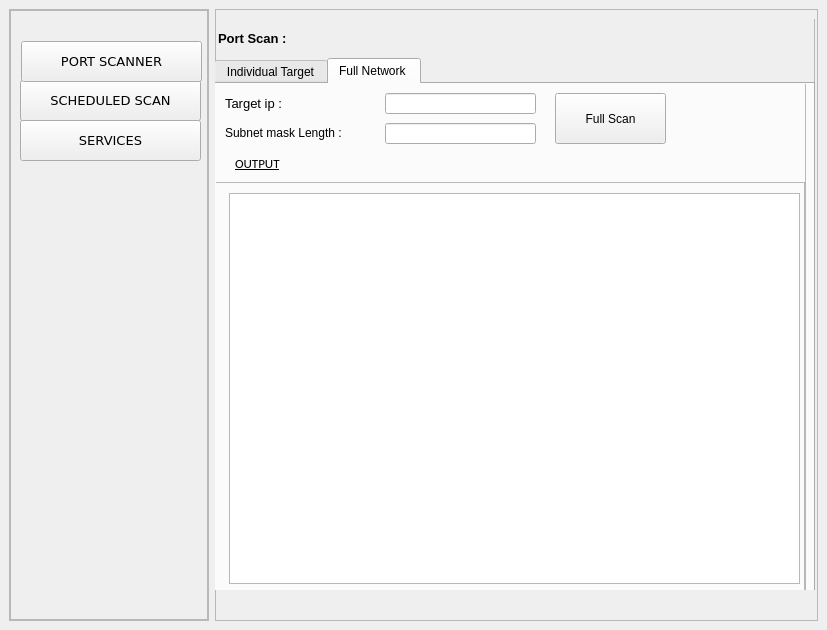
<?xml version="1.0" encoding="UTF-8"?>
<ui version="4.0">
 <class>MainWindow</class>
 <widget class="QMainWindow" name="MainWindow">
  <property name="geometry">
   <rect>
    <x>0</x>
    <y>0</y>
    <width>827</width>
    <height>630</height>
   </rect>
  </property>
  <property name="windowTitle">
   <string>MainWindow</string>
  </property>
  <widget class="QWidget" name="centralwidget">
   <layout class="QHBoxLayout" name="horizontalLayout">
    <item>
     <widget class="QFrame" name="SideMenu">
      <property name="maximumSize">
       <size>
        <width>200</width>
        <height>16777215</height>
       </size>
      </property>
      <property name="frameShape">
       <enum>QFrame::StyledPanel</enum>
      </property>
      <property name="frameShadow">
       <enum>QFrame::Raised</enum>
      </property>
      <layout class="QHBoxLayout" name="horizontalLayout_2">
       <property name="spacing">
        <number>0</number>
       </property>
       <property name="leftMargin">
        <number>0</number>
       </property>
       <property name="topMargin">
        <number>0</number>
       </property>
       <property name="rightMargin">
        <number>0</number>
       </property>
       <property name="bottomMargin">
        <number>0</number>
       </property>
       <item>
        <widget class="QFrame" name="SideMenuCon">
         <property name="frameShape">
          <enum>QFrame::StyledPanel</enum>
         </property>
         <property name="frameShadow">
          <enum>QFrame::Raised</enum>
         </property>
         <widget class="QPushButton" name="scheduledscan">
          <property name="geometry">
           <rect>
            <x>10</x>
            <y>70</y>
            <width>181</width>
            <height>41</height>
           </rect>
          </property>
          <property name="font">
           <font>
            <family>Verdana</family>
            <pointsize>10</pointsize>
            <weight>50</weight>
            <bold>false</bold>
           </font>
          </property>
          <property name="text">
           <string>SCHEDULED SCAN</string>
          </property>
         </widget>
         <widget class="QPushButton" name="services">
          <property name="geometry">
           <rect>
            <x>10</x>
            <y>110</y>
            <width>181</width>
            <height>41</height>
           </rect>
          </property>
          <property name="font">
           <font>
            <family>Verdana</family>
            <pointsize>10</pointsize>
           </font>
          </property>
          <property name="text">
           <string>SERVICES</string>
          </property>
         </widget>
         <widget class="QPushButton" name="portscanner">
          <property name="geometry">
           <rect>
            <x>11</x>
            <y>31</y>
            <width>181</width>
            <height>41</height>
           </rect>
          </property>
          <property name="font">
           <font>
            <family>Verdana</family>
            <pointsize>10</pointsize>
            <weight>50</weight>
            <bold>false</bold>
           </font>
          </property>
          <property name="text">
           <string>PORT SCANNER</string>
          </property>
          <property name="checkable">
           <bool>false</bool>
          </property>
          <property name="autoDefault">
           <bool>false</bool>
          </property>
          <property name="default">
           <bool>false</bool>
          </property>
         </widget>
        </widget>
       </item>
      </layout>
     </widget>
    </item>
    <item>
     <widget class="QFrame" name="frame_2">
      <property name="frameShape">
       <enum>QFrame::StyledPanel</enum>
      </property>
      <property name="frameShadow">
       <enum>QFrame::Raised</enum>
      </property>
      <widget class="QStackedWidget" name="stackedWidget">
       <property name="geometry">
        <rect>
         <x>0</x>
         <y>10</y>
         <width>601</width>
         <height>571</height>
        </rect>
       </property>
       <property name="currentIndex">
        <number>0</number>
       </property>
       <widget class="QWidget" name="PortScanner">
        <widget class="QFrame" name="frame_4">
         <property name="geometry">
          <rect>
           <x>-1</x>
           <y>-11</y>
           <width>601</width>
           <height>611</height>
          </rect>
         </property>
         <property name="frameShape">
          <enum>QFrame::StyledPanel</enum>
         </property>
         <property name="frameShadow">
          <enum>QFrame::Raised</enum>
         </property>
         <widget class="QTabWidget" name="tab1_3">
          <property name="geometry">
           <rect>
            <x>0</x>
            <y>50</y>
            <width>601</width>
            <height>561</height>
           </rect>
          </property>
          <property name="currentIndex">
           <number>1</number>
          </property>
          <widget class="QWidget" name="individualScanTab">
           <property name="toolTip">
            <string>&lt;html&gt;&lt;head/&gt;&lt;body&gt;&lt;p&gt;axca&lt;/p&gt;&lt;p&gt;&lt;br/&gt;&lt;/p&gt;&lt;/body&gt;&lt;/html&gt;</string>
           </property>
           <attribute name="title">
            <string>Individual Target</string>
           </attribute>
           <widget class="QFrame" name="frame_5">
            <property name="geometry">
             <rect>
              <x>0</x>
              <y>0</y>
              <width>591</width>
              <height>521</height>
             </rect>
            </property>
            <property name="frameShape">
             <enum>QFrame::StyledPanel</enum>
            </property>
            <property name="frameShadow">
             <enum>QFrame::Raised</enum>
            </property>
            <widget class="QLineEdit" name="ind_targetinput">
             <property name="geometry">
              <rect>
               <x>120</x>
               <y>0</y>
               <width>231</width>
               <height>20</height>
              </rect>
             </property>
            </widget>
            <widget class="QLabel" name="Targetlabel">
             <property name="geometry">
              <rect>
               <x>10</x>
               <y>0</y>
               <width>71</width>
               <height>21</height>
              </rect>
             </property>
             <property name="text">
              <string>&lt;html&gt;&lt;head/&gt;&lt;body&gt;&lt;p&gt;&lt;span style=&quot; font-size:9pt;&quot;&gt;Target :&lt;/span&gt;&lt;/p&gt;&lt;/body&gt;&lt;/html&gt;</string>
             </property>
            </widget>
            <widget class="QLineEdit" name="ind_portinput">
             <property name="geometry">
              <rect>
               <x>120</x>
               <y>30</y>
               <width>151</width>
               <height>20</height>
              </rect>
             </property>
            </widget>
            <widget class="QLabel" name="portlabel">
             <property name="geometry">
              <rect>
               <x>10</x>
               <y>30</y>
               <width>81</width>
               <height>21</height>
              </rect>
             </property>
             <property name="text">
              <string>&lt;html&gt;&lt;head/&gt;&lt;body&gt;&lt;p&gt;&lt;span style=&quot; font-size:9pt;&quot;&gt;Port Range :&lt;/span&gt;&lt;/p&gt;&lt;/body&gt;&lt;/html&gt;</string>
             </property>
            </widget>
            <widget class="QPushButton" name="ind_ScanButton">
             <property name="geometry">
              <rect>
               <x>320</x>
               <y>70</y>
               <width>131</width>
               <height>31</height>
              </rect>
             </property>
             <property name="text">
              <string>Scan</string>
             </property>
            </widget>
            <widget class="QLabel" name="tolabel_3">
             <property name="geometry">
              <rect>
               <x>280</x>
               <y>30</y>
               <width>21</width>
               <height>20</height>
              </rect>
             </property>
             <property name="minimumSize">
              <size>
               <width>0</width>
               <height>20</height>
              </size>
             </property>
             <property name="maximumSize">
              <size>
               <width>21</width>
               <height>20</height>
              </size>
             </property>
             <property name="font">
              <font>
               <pointsize>10</pointsize>
              </font>
             </property>
             <property name="text">
              <string>to</string>
             </property>
            </widget>
            <widget class="QLabel" name="Outputlabel">
             <property name="geometry">
              <rect>
               <x>10</x>
               <y>110</y>
               <width>571</width>
               <height>21</height>
              </rect>
             </property>
             <property name="font">
              <font>
               <family>Calibri</family>
               <pointsize>10</pointsize>
               <underline>true</underline>
              </font>
             </property>
             <property name="text">
              <string>&lt;html&gt;&lt;head/&gt;&lt;body&gt;&lt;p&gt;OUTPUT&lt;/p&gt;&lt;/body&gt;&lt;/html&gt;</string>
             </property>
            </widget>
            <widget class="QFrame" name="frame">
             <property name="geometry">
              <rect>
               <x>9</x>
               <y>129</y>
               <width>581</width>
               <height>401</height>
              </rect>
             </property>
             <property name="frameShape">
              <enum>QFrame::StyledPanel</enum>
             </property>
             <property name="frameShadow">
              <enum>QFrame::Raised</enum>
             </property>
             <widget class="QTextEdit" name="indScanOpArea">
              <property name="geometry">
               <rect>
                <x>10</x>
                <y>10</y>
                <width>571</width>
                <height>361</height>
               </rect>
              </property>
              <property name="minimumSize">
               <size>
                <width>521</width>
                <height>351</height>
               </size>
              </property>
             </widget>
            </widget>
            <widget class="QLineEdit" name="ind_portinput_2">
             <property name="geometry">
              <rect>
               <x>300</x>
               <y>30</y>
               <width>151</width>
               <height>20</height>
              </rect>
             </property>
            </widget>
            <widget class="QLabel" name="label_2">
             <property name="geometry">
              <rect>
               <x>10</x>
               <y>70</y>
               <width>101</width>
               <height>21</height>
              </rect>
             </property>
             <property name="text">
              <string>&lt;html&gt;&lt;head/&gt;&lt;body&gt;&lt;p&gt;&lt;span style=&quot; font-size:9pt;&quot;&gt;Type of Scan :&lt;/span&gt;&lt;/p&gt;&lt;/body&gt;&lt;/html&gt;</string>
             </property>
            </widget>
            <widget class="QComboBox" name="ind_typeOfPortScan">
             <property name="geometry">
              <rect>
               <x>120</x>
               <y>70</y>
               <width>181</width>
               <height>31</height>
              </rect>
             </property>
             <item>
              <property name="text">
               <string>Regular Scan</string>
              </property>
             </item>
             <item>
              <property name="text">
               <string>Ping Scan</string>
              </property>
             </item>
             <item>
              <property name="text">
               <string>Intensive Scan</string>
              </property>
             </item>
             <item>
              <property name="text">
               <string>Intensive | UDP Scan</string>
              </property>
             </item>
             <item>
              <property name="text">
               <string>Intensive | TCP Scan</string>
              </property>
             </item>
            </widget>
           </widget>
          </widget>
          <widget class="QWidget" name="FullScanTab">
           <attribute name="title">
            <string>Full Network </string>
           </attribute>
           <widget class="QFrame" name="frame_6">
            <property name="geometry">
             <rect>
              <x>-1</x>
              <y>-1</y>
              <width>591</width>
              <height>531</height>
             </rect>
            </property>
            <property name="frameShape">
             <enum>QFrame::StyledPanel</enum>
            </property>
            <property name="frameShadow">
             <enum>QFrame::Raised</enum>
            </property>
            <widget class="QLineEdit" name="full_targetinput_1">
             <property name="geometry">
              <rect>
               <x>170</x>
               <y>10</y>
               <width>151</width>
               <height>21</height>
              </rect>
             </property>
            </widget>
            <widget class="QLabel" name="Targetlabel_2">
             <property name="geometry">
              <rect>
               <x>10</x>
               <y>10</y>
               <width>151</width>
               <height>21</height>
              </rect>
             </property>
             <property name="text">
              <string>&lt;html&gt;&lt;head/&gt;&lt;body&gt;&lt;p&gt;&lt;span style=&quot; font-size:10pt;&quot;&gt;Target ip :&lt;/span&gt;&lt;/p&gt;&lt;/body&gt;&lt;/html&gt;</string>
             </property>
            </widget>
            <widget class="QPushButton" name="full_ScanButton">
             <property name="geometry">
              <rect>
               <x>340</x>
               <y>10</y>
               <width>111</width>
               <height>51</height>
              </rect>
             </property>
             <property name="text">
              <string>Full Scan</string>
             </property>
            </widget>
            <widget class="QLabel" name="Outputlabel_2">
             <property name="geometry">
              <rect>
               <x>20</x>
               <y>70</y>
               <width>501</width>
               <height>21</height>
              </rect>
             </property>
             <property name="font">
              <font>
               <family>Calibri</family>
               <pointsize>10</pointsize>
               <underline>true</underline>
              </font>
             </property>
             <property name="text">
              <string>OUTPUT</string>
             </property>
            </widget>
            <widget class="QFrame" name="frame_11">
             <property name="geometry">
              <rect>
               <x>-1</x>
               <y>99</y>
               <width>591</width>
               <height>431</height>
              </rect>
             </property>
             <property name="frameShape">
              <enum>QFrame::StyledPanel</enum>
             </property>
             <property name="frameShadow">
              <enum>QFrame::Raised</enum>
             </property>
             <widget class="QTableView" name="tableView">
              <property name="geometry">
               <rect>
                <x>15</x>
                <y>11</y>
                <width>571</width>
                <height>391</height>
               </rect>
              </property>
             </widget>
            </widget>
            <widget class="QLabel" name="label_9">
             <property name="geometry">
              <rect>
               <x>10</x>
               <y>40</y>
               <width>151</width>
               <height>21</height>
              </rect>
             </property>
             <property name="text">
              <string>&lt;html&gt;&lt;head/&gt;&lt;body&gt;&lt;p&gt;&lt;span style=&quot; font-size:9pt;&quot;&gt;Subnet mask Length :&lt;/span&gt;&lt;/p&gt;&lt;/body&gt;&lt;/html&gt;</string>
             </property>
            </widget>
            <widget class="QLineEdit" name="full_subnetLen">
             <property name="geometry">
              <rect>
               <x>170</x>
               <y>40</y>
               <width>151</width>
               <height>21</height>
              </rect>
             </property>
            </widget>
           </widget>
          </widget>
         </widget>
         <widget class="QLabel" name="label_7">
          <property name="geometry">
           <rect>
            <x>4</x>
            <y>20</y>
            <width>581</width>
            <height>21</height>
           </rect>
          </property>
          <property name="text">
           <string>&lt;html&gt;&lt;head/&gt;&lt;body&gt;&lt;p&gt;&lt;span style=&quot; font-size:10pt; font-weight:600;&quot;&gt;Port Scan :&lt;/span&gt;&lt;/p&gt;&lt;/body&gt;&lt;/html&gt;</string>
          </property>
         </widget>
        </widget>
       </widget>
       <widget class="QWidget" name="Services">
        <widget class="QFrame" name="frame_3">
         <property name="geometry">
          <rect>
           <x>-1</x>
           <y>-11</y>
           <width>601</width>
           <height>611</height>
          </rect>
         </property>
         <property name="frameShape">
          <enum>QFrame::StyledPanel</enum>
         </property>
         <property name="frameShadow">
          <enum>QFrame::Raised</enum>
         </property>
         <widget class="QTabWidget" name="tab1">
          <property name="geometry">
           <rect>
            <x>10</x>
            <y>39</y>
            <width>591</width>
            <height>571</height>
           </rect>
          </property>
          <property name="currentIndex">
           <number>1</number>
          </property>
          <widget class="QWidget" name="tab">
           <attribute name="title">
            <string>List Services</string>
           </attribute>
           <widget class="QFrame" name="frame_8">
            <property name="geometry">
             <rect>
              <x>0</x>
              <y>0</y>
              <width>581</width>
              <height>511</height>
             </rect>
            </property>
            <property name="frameShape">
             <enum>QFrame::StyledPanel</enum>
            </property>
            <property name="frameShadow">
             <enum>QFrame::Raised</enum>
            </property>
            <widget class="QPushButton" name="listServicesRefresh">
             <property name="geometry">
              <rect>
               <x>170</x>
               <y>10</y>
               <width>151</width>
               <height>28</height>
              </rect>
             </property>
             <property name="text">
              <string>List Services</string>
             </property>
            </widget>
            <widget class="QLabel" name="label">
             <property name="geometry">
              <rect>
               <x>10</x>
               <y>10</y>
               <width>141</width>
               <height>31</height>
              </rect>
             </property>
             <property name="text">
              <string>&lt;html&gt;&lt;head/&gt;&lt;body&gt;&lt;p&gt;&lt;span style=&quot; font-size:10pt;&quot;&gt;Allowed Services : &lt;/span&gt;&lt;/p&gt;&lt;/body&gt;&lt;/html&gt;</string>
             </property>
            </widget>
            <widget class="QTableWidget" name="listServicesTab">
             <property name="geometry">
              <rect>
               <x>5</x>
               <y>50</y>
               <width>571</width>
               <height>451</height>
              </rect>
             </property>
             <column>
              <property name="text">
               <string>PID</string>
              </property>
             </column>
             <column>
              <property name="text">
               <string>Application</string>
              </property>
             </column>
             <column>
              <property name="text">
               <string>Status</string>
              </property>
             </column>
            </widget>
           </widget>
          </widget>
          <widget class="QWidget" name="tab_2">
           <attribute name="title">
            <string>Edit Services</string>
           </attribute>
           <widget class="QFrame" name="frame_9">
            <property name="geometry">
             <rect>
              <x>-1</x>
              <y>-1</y>
              <width>581</width>
              <height>541</height>
             </rect>
            </property>
            <property name="frameShape">
             <enum>QFrame::StyledPanel</enum>
            </property>
            <property name="frameShadow">
             <enum>QFrame::Raised</enum>
            </property>
            <widget class="QTableWidget" name="editServicesTab">
             <property name="geometry">
              <rect>
               <x>10</x>
               <y>40</y>
               <width>521</width>
               <height>441</height>
              </rect>
             </property>
             <column>
              <property name="text">
               <string/>
              </property>
             </column>
             <column>
              <property name="text">
               <string>PID</string>
              </property>
             </column>
             <column>
              <property name="text">
               <string>Application</string>
              </property>
             </column>
             <column>
              <property name="text">
               <string>Type</string>
              </property>
             </column>
             <column>
              <property name="text">
               <string>Edit</string>
              </property>
             </column>
            </widget>
            <widget class="QPushButton" name="getServicesRefreshBtn">
             <property name="geometry">
              <rect>
               <x>20</x>
               <y>10</y>
               <width>151</width>
               <height>28</height>
              </rect>
             </property>
             <property name="text">
              <string>Refresh</string>
             </property>
            </widget>
            <widget class="QWidget" name="horizontalLayoutWidget_2">
             <property name="geometry">
              <rect>
               <x>360</x>
               <y>10</y>
               <width>131</width>
               <height>21</height>
              </rect>
             </property>
             <layout class="QHBoxLayout" name="horizontalLayout_4">
              <item>
               <widget class="QLabel" name="userServStatIcon">
                <property name="text">
                 <string>icon</string>
                </property>
               </widget>
              </item>
              <item>
               <widget class="QLabel" name="label_10">
                <property name="text">
                 <string>User Services</string>
                </property>
               </widget>
              </item>
             </layout>
            </widget>
            <widget class="QWidget" name="horizontalLayoutWidget">
             <property name="geometry">
              <rect>
               <x>200</x>
               <y>10</y>
               <width>131</width>
               <height>21</height>
              </rect>
             </property>
             <layout class="QHBoxLayout" name="horizontalLayout_3">
              <item>
               <widget class="QLabel" name="sysServStatIcon">
                <property name="text">
                 <string>icon</string>
                </property>
               </widget>
              </item>
              <item>
               <widget class="QLabel" name="label_12">
                <property name="text">
                 <string>System Services</string>
                </property>
               </widget>
              </item>
             </layout>
            </widget>
           </widget>
          </widget>
         </widget>
         <widget class="QLabel" name="label_8">
          <property name="geometry">
           <rect>
            <x>20</x>
            <y>10</y>
            <width>531</width>
            <height>16</height>
           </rect>
          </property>
          <property name="text">
           <string>&lt;html&gt;&lt;head/&gt;&lt;body&gt;&lt;p&gt;&lt;span style=&quot; font-size:9pt; font-weight:600;&quot;&gt;Services :&lt;/span&gt;&lt;/p&gt;&lt;/body&gt;&lt;/html&gt;</string>
          </property>
         </widget>
        </widget>
       </widget>
       <widget class="QWidget" name="ScheduledScan">
        <widget class="QFrame" name="frame_7">
         <property name="geometry">
          <rect>
           <x>0</x>
           <y>-10</y>
           <width>611</width>
           <height>611</height>
          </rect>
         </property>
         <property name="frameShape">
          <enum>QFrame::StyledPanel</enum>
         </property>
         <property name="frameShadow">
          <enum>QFrame::Raised</enum>
         </property>
         <widget class="QTabWidget" name="tabWidget_2">
          <property name="geometry">
           <rect>
            <x>0</x>
            <y>40</y>
            <width>601</width>
            <height>571</height>
           </rect>
          </property>
          <property name="currentIndex">
           <number>0</number>
          </property>
          <widget class="QWidget" name="tab_3">
           <attribute name="title">
            <string>Single Machine</string>
           </attribute>
           <widget class="QLabel" name="label_4">
            <property name="geometry">
             <rect>
              <x>10</x>
              <y>20</y>
              <width>111</width>
              <height>31</height>
             </rect>
            </property>
            <property name="text">
             <string>&lt;html&gt;&lt;head/&gt;&lt;body&gt;&lt;p&gt;&lt;span style=&quot; font-size:9pt;&quot;&gt;Target :&lt;/span&gt;&lt;/p&gt;&lt;/body&gt;&lt;/html&gt;</string>
            </property>
           </widget>
           <widget class="QLabel" name="label_5">
            <property name="geometry">
             <rect>
              <x>10</x>
              <y>60</y>
              <width>111</width>
              <height>31</height>
             </rect>
            </property>
            <property name="text">
             <string>&lt;html&gt;&lt;head/&gt;&lt;body&gt;&lt;p&gt;&lt;span style=&quot; font-size:9pt;&quot;&gt;Time Interval :&lt;/span&gt;&lt;/p&gt;&lt;/body&gt;&lt;/html&gt;</string>
            </property>
           </widget>
           <widget class="QPushButton" name="SingSchScanBtn">
            <property name="geometry">
             <rect>
              <x>10</x>
              <y>140</y>
              <width>181</width>
              <height>31</height>
             </rect>
            </property>
            <property name="text">
             <string>Schedule</string>
            </property>
           </widget>
           <widget class="QTextEdit" name="singSchScanTarget">
            <property name="geometry">
             <rect>
              <x>150</x>
              <y>20</y>
              <width>361</width>
              <height>31</height>
             </rect>
            </property>
           </widget>
           <widget class="QComboBox" name="singSchScanTimeIntervalDD">
            <property name="geometry">
             <rect>
              <x>150</x>
              <y>61</y>
              <width>361</width>
              <height>31</height>
             </rect>
            </property>
            <item>
             <property name="text">
              <string>1 minutes</string>
             </property>
            </item>
            <item>
             <property name="text">
              <string>60 minutes</string>
             </property>
            </item>
            <item>
             <property name="text">
              <string>24 hours</string>
             </property>
            </item>
           </widget>
           <widget class="QComboBox" name="singSchScanTypeScanDD">
            <property name="geometry">
             <rect>
              <x>150</x>
              <y>100</y>
              <width>361</width>
              <height>31</height>
             </rect>
            </property>
            <item>
             <property name="text">
              <string>Ping Scan</string>
             </property>
            </item>
            <item>
             <property name="text">
              <string>Quick Scan</string>
             </property>
            </item>
            <item>
             <property name="text">
              <string>Quick Scan ++</string>
             </property>
            </item>
            <item>
             <property name="text">
              <string>Regular Scan</string>
             </property>
            </item>
            <item>
             <property name="text">
              <string>Intensive Scan</string>
             </property>
            </item>
            <item>
             <property name="text">
              <string>Intensive Scan + UDP</string>
             </property>
            </item>
            <item>
             <property name="text">
              <string>Intensive Scan | All TCP Ports</string>
             </property>
            </item>
            <item>
             <property name="text">
              <string>Intensive Safe Scan(No Ping)</string>
             </property>
            </item>
           </widget>
           <widget class="QLabel" name="label_6">
            <property name="geometry">
             <rect>
              <x>10</x>
              <y>100</y>
              <width>121</width>
              <height>31</height>
             </rect>
            </property>
            <property name="text">
             <string>&lt;html&gt;&lt;head/&gt;&lt;body&gt;&lt;p&gt;&lt;span style=&quot; font-size:9pt;&quot;&gt;Type Of Scan :&lt;/span&gt;&lt;/p&gt;&lt;/body&gt;&lt;/html&gt;</string>
            </property>
           </widget>
           <widget class="QTextEdit" name="SingSchScanOp">
            <property name="geometry">
             <rect>
              <x>0</x>
              <y>186</y>
              <width>531</width>
              <height>311</height>
             </rect>
            </property>
           </widget>
          </widget>
          <widget class="QWidget" name="tab_4">
           <attribute name="title">
            <string>Full Network</string>
           </attribute>
          </widget>
         </widget>
         <widget class="QLabel" name="label_3">
          <property name="geometry">
           <rect>
            <x>10</x>
            <y>10</y>
            <width>521</width>
            <height>21</height>
           </rect>
          </property>
          <property name="text">
           <string>&lt;html&gt;&lt;head/&gt;&lt;body&gt;&lt;p&gt;&lt;span style=&quot; font-size:9pt; font-weight:600;&quot;&gt;Schedule Scan :&lt;/span&gt;&lt;/p&gt;&lt;/body&gt;&lt;/html&gt;</string>
          </property>
         </widget>
        </widget>
       </widget>
      </widget>
     </widget>
    </item>
   </layout>
  </widget>
 </widget>
 <resources/>
 <connections/>
</ui>
